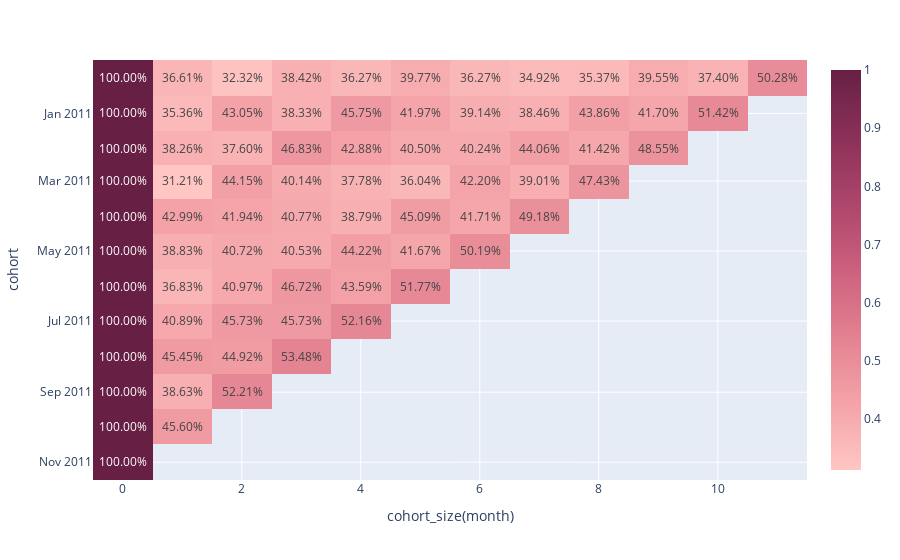

Here is the notebook cell this chart was saved with:
### Code cell
fig = px.imshow(retention_final, text_auto='.2%', color_continuous_scale='Burg')
fig.show()

### Figure 1 — Plotly figure (JSON) as saved in the notebook; plotly's stock layout.template omitted (floating-point values rounded to 4 significant figures; data arrays with more than 128 entries replaced by an {"elided": "..."} marker saying what was removed)
{"data": [{"coloraxis": "coloraxis", "hovertemplate": "cohort_size(month): %{x}<br>cohort: %{y}<br>color: %{z}<extra></extra>", "name": "0", "texttemplate": "%{z:.2%}", "type": "heatmap", "x": [0, 1, 2, 3, 4, 5, 6, 7, 8, 9, 10, 11], "xaxis": "x", "y": ["2010-12", "2011-01", "2011-02", "2011-03", "2011-04", "2011-05", "2011-06", "2011-07", "2011-08", "2011-09", "2011-10", "2011-11"], "yaxis": "y", "z": {"elided": "12x12 float values"}}], "layout": {"coloraxis": {"colorscale": [[0, "rgb(255, 198, 196)"], [0.1667, "rgb(244, 163, 168)"], [0.3333, "rgb(227, 129, 145)"], [0.5, "rgb(204, 96, 125)"], [0.6667, "rgb(173, 70, 108)"], [0.8333, "rgb(139, 48, 88)"], [1, "rgb(103, 32, 68)"]]}, "margin": {"t": 60}, "xaxis": {"anchor": "y", "constrain": "domain", "domain": [0, 1], "scaleanchor": "y", "title": {"text": "cohort_size(month)"}}, "yaxis": {"anchor": "x", "autorange": "reversed", "constrain": "domain", "domain": [0, 1], "title": {"text": "cohort"}}}}
